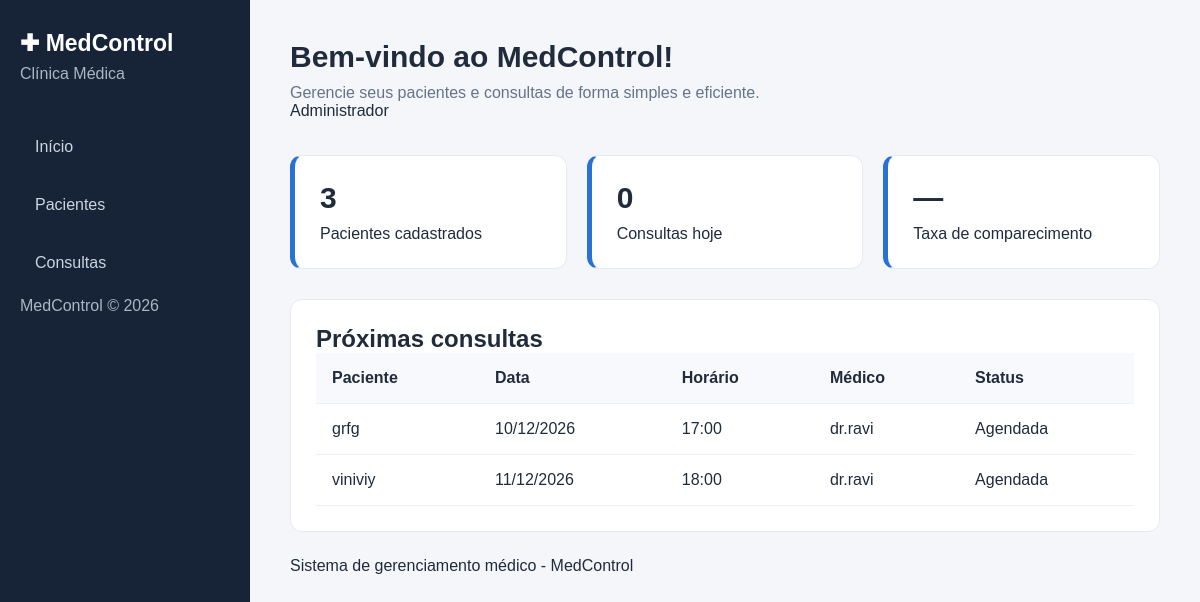
The page / on the database its author committed.
### tables this page shows
CREATE TABLE consultas (
        id INTEGER PRIMARY KEY AUTOINCREMENT,
        paciente_id INTEGER NOT NULL,
        data TEXT NOT NULL,
        horario TEXT NOT NULL,
        medico TEXT NOT NULL,
        status TEXT DEFAULT 'Agendada',
        FOREIGN KEY (paciente_id) REFERENCES pacientes(id)
    );

CREATE TABLE pacientes (
            id INTEGER PRIMARY KEY AUTOINCREMENT,
            nome TEXT NOT NULL,
            idade INTEGER NOT NULL,
            telefone TEXT,
            email TEXT
        );

### app.py (the view)
@app.route("/")
def inicio():
    conexao = conectar_banco()
    total_pacientes = conexao.execute(
        "SELECT COUNT(*) FROM pacientes"
    ).fetchone()[0]
    hoje = date.today().strftime("%Y-%m-%d")
    consultas_hoje = conexao.execute(
        """
        SELECT COUNT(*) FROM consultas
        WHERE data = ? AND status != 'Cancelada'
        """,
        (hoje,)
    ).fetchone()[0]
    proximas_consultas = conexao.execute("""
        SELECT consultas.*, pacientes.nome AS paciente_nome
        FROM consultas
        JOIN pacientes ON consultas.paciente_id = pacientes.id
        WHERE consultas.data >= ?
        AND consultas.status != 'Cancelada'
        ORDER BY consultas.data, consultas.horario
        LIMIT 5
    """, (hoje,)).fetchall()
    conexao.close()
    return render_template(
        "index.html",
        total_pacientes=total_pacientes,
        consultas_hoje=consultas_hoje,
        proximas_consultas=proximas_consultas
    )

### app.py (called while the page is built)
def conectar_banco():
    conexao = sqlite3.connect("medcontrol.db")
    conexao.row_factory = sqlite3.Row
    return conexao

### templates/index.html (shortened to what this page needs)
<!DOCTYPE html>
<html lang="pt-br">
<head>
    <link rel="stylesheet"
    href="{{ url_for('static', filename='css/style.css') }}">
</head>
<body>
    <aside class="sidebar">
        <div class="logo">
            <h2>✚ MedControl</h2>
            <p>Clínica Médica</p>
        </div>
        <nav>
            <a href="/">Início</a>
            <a href="/pacientes">Pacientes</a>
            <a href="/consultas">Consultas</a>
        </nav>
        <div class="sidebar-footer">
            <p>MedControl © 2026</p>
        </div>
    </aside>
    <main class="conteudo">
        <header class="cabecalho">
            <div>
                <h1>Bem-vindo ao MedControl!</h1>
                <p>
                    Gerencie seus pacientes e consultas
                    de forma simples e eficiente.
                </p>
            </div>
            <div class="administrador">
                Administrador
            </div>
        </header>
        <section class="cards">
            <div class="card">
                <h2>{{ total_pacientes }}</h2>
                <p>Pacientes cadastrados</p>
            </div>
            <div class="card">
                <h2>{{ consultas_hoje }}</h2>
                <p>Consultas hoje</p>
            </div>
            <div class="card">
                <h2>—</h2>
                <p>Taxa de comparecimento</p>
            </div>
        </section>
        <section class="painel">
            <h2>Próximas consultas</h2>
            <table>
                <thead>
                    <tr>
                        <th>Paciente</th>
                        <th>Data</th>
                        <th>Horário</th>
                        <th>Médico</th>
                        <th>Status</th>
                    </tr>
                </thead>
                <tbody>
                    {% for consulta in proximas_consultas %}
                    <tr>
                        <td>{{ consulta.paciente_nome }}</td>
                        <td>
                            {{ consulta.data[8:10] }}/{{ consulta.data[5:7] }}/{{ consulta.data[0:4] }}
                        </td>
                        <td>{{ consulta.horario }}</td>
                        <td>{{ consulta.medico }}</td>
                        <td>{{ consulta.status }}</td>
                    </tr>
                    {% else %}
                    <tr>
                        <td colspan="5">
                            Nenhuma consulta futura cadastrada.
                        </td>
                    </tr>
                    {% endfor %}
                </tbody>
            </table>
        </section>
        <footer>
            <p>Sistema de gerenciamento médico - MedControl</p>
        </footer>
    </main>
</body>
</html>

### static/css/style.css (style rules this page uses)
* { margin: 0; padding: 0; box-sizing: border-box; }
body { font-family: Arial, sans-serif; background: #f4f6fa; color: #202b3c; }
.sidebar { position: fixed; top: 0; left: 0; width: 250px; height: 100vh; background: #172438; color: white; padding: 30px 20px; }
.sidebar h2 { font-size: 23px; }
.sidebar p { color: #aab6c7; margin-top: 8px; margin-bottom: 40px; }
.sidebar nav a { display: block; padding: 15px; margin-bottom: 10px; color: #cbd5e1; text-decoration: none; border-radius: 8px; transition: 0.3s; }
.conteudo { margin-left: 250px; padding: 40px; }
header { margin-bottom: 35px; }
header h1 { font-size: 30px; margin-bottom: 10px; }
header p { color: #64748b; }
.cards { display: grid; grid-template-columns: repeat(3, 1fr); gap: 20px; margin-bottom: 30px; }
.card { background: white; padding: 25px; border-radius: 12px; border: 1px solid #e5eaf1; border-left: 5px solid #2871d5; }
.card h2 { font-size: 30px; margin-bottom: 10px; }
.painel { background: white; padding: 25px; border-radius: 12px; border: 1px solid #e5eaf1; margin-bottom: 25px; }
table { width: 100%; border-collapse: collapse; min-width: 500px; }
th, td { padding: 16px; text-align: left; border-bottom: 1px solid #edf0f5; }
th { background: #f7f9fc; }

### rows shown on the page
consultas: paciente_nome "grfg", data "10", data "12", data "2026", horario "17:00", medico "dr.ravi", status "Agendada"
consultas: paciente_nome "viniviy", data "11", data "12", data "2026", horario "18:00", medico "dr.ravi", status "Agendada"

### other values the page prints
{{ total_pacientes }} "3"
{{ consultas_hoje }} "0"
